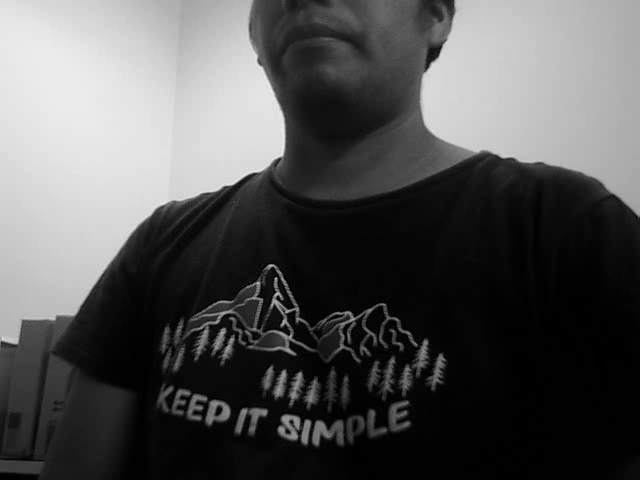
#> input picture frame 13 of dados/videos/video_cinza.mp4, 640 x 480 px
$ python canny_video.py
#> lines starting #> are read from the running program, lines starting #| are printed output that depends on the picture
import cv2
from pathlib import Path

DADOS = Path(__file__).resolve().parent.parent / "dados"

def aplicar_canny(video_entrada, video_salida):
#> called with video_entrada = 'dados/videos/video_cinza.mp4', video_salida = 'video_canny.mp4'
    cap = cv2.VideoCapture(video_entrada)

    # Obtener la información del video
    fps = int(cap.get(cv2.CAP_PROP_FPS))
    width = int(cap.get(cv2.CAP_PROP_FRAME_WIDTH))
    height = int(cap.get(cv2.CAP_PROP_FRAME_HEIGHT))

    # Definir el codec y crear un objeto VideoWriter
    fourcc = cv2.VideoWriter_fourcc(*'mp4v')
    out = cv2.VideoWriter(video_salida, fourcc, fps, (width, height), isColor=False)

    while True:
        ret, frame = cap.read()
#> frame is the input picture: shape (480, 640, 3); min 0, max 239, mean 84
        if not ret:
            break

        # Aplicar Canny al fotograma
        edges = cv2.Canny(frame, 50, 100)
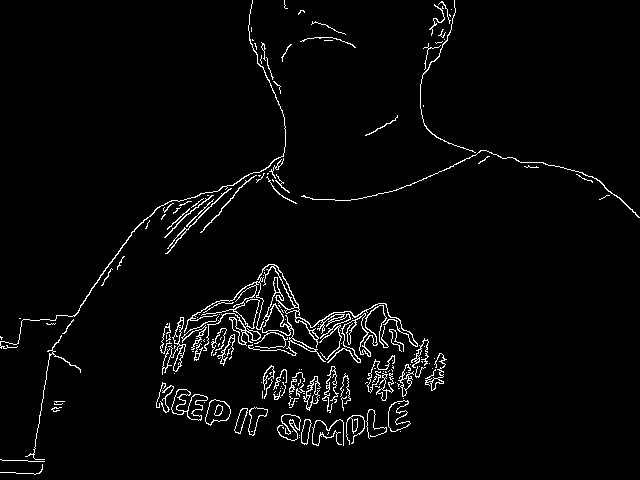
#> edges: shape (480, 640); 3.1% white in thin lines or dots

        # Escribir el frame procesado en el archivo de salida
        out.write(edges)

    # Liberar recursos
    cap.release()
    out.release()
    #cv2.destroyAllWindows()

if __name__ == "__main__":
    aplicar_canny(str(DADOS / 'videos' / 'video_cinza.mp4'), 'video_canny.mp4')

$ run again, starting later in the video
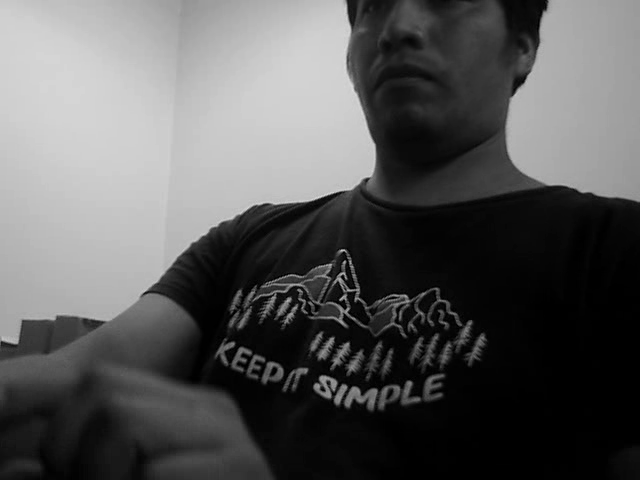
#> input picture frame 59 of dados/videos/video_cinza.mp4, 640 x 480 px
#> in aplicar_canny, frame is the input picture: shape (480, 640, 3); min 0, max 223, mean 88.3
#> in aplicar_canny, `edges = cv2.Canny(frame, 50, 100)`:
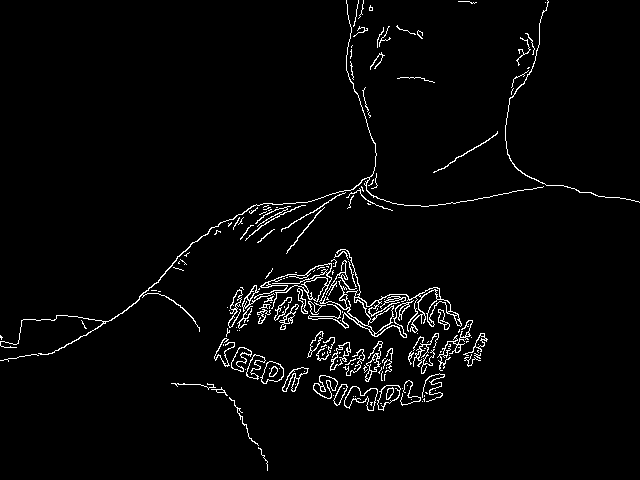
#> edges: shape (480, 640); 2.8% white in thin lines or dots

$ run again, starting later in the video
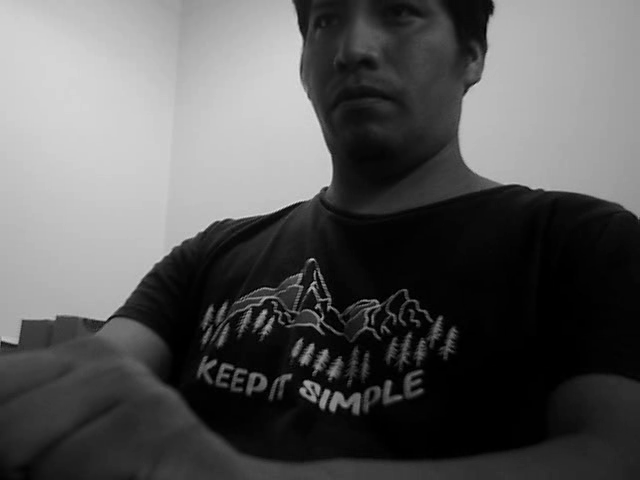
#> input picture frame 105 of dados/videos/video_cinza.mp4, 640 x 480 px
#> in aplicar_canny, frame is the input picture: shape (480, 640, 3); min 0, max 220, mean 88
#> in aplicar_canny, `edges = cv2.Canny(frame, 50, 100)`:
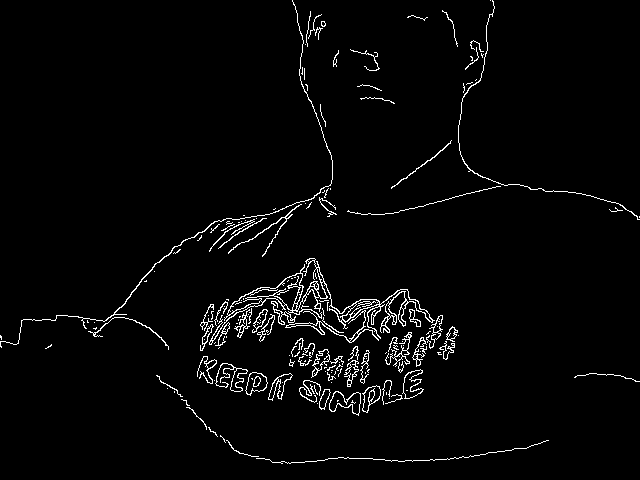
#> edges: shape (480, 640); 2.8% white in thin lines or dots
